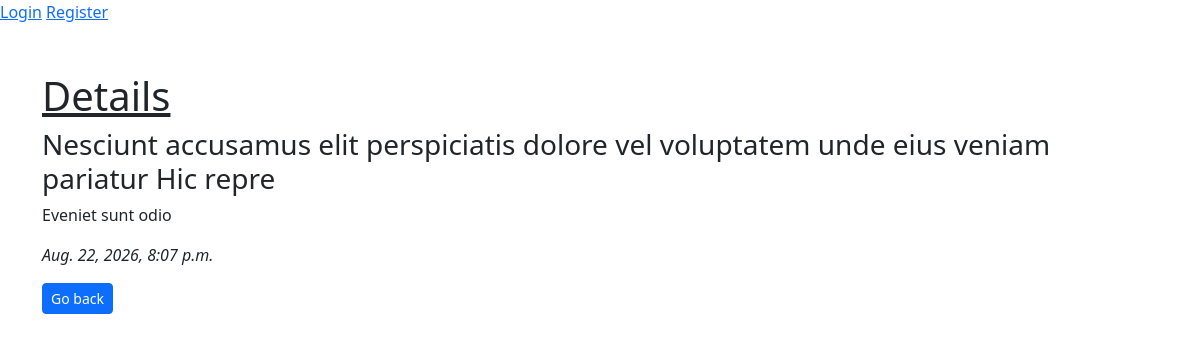
The app's page /todo_details/10 with its own data.
### todoapp/models.py (models this page shows, shortened)
class Todo(models.Model):
    title = models.CharField(max_length=100)
    description = models.TextField()
    created_at = models.DateTimeField(auto_now=True)
    updated_at = models.DateTimeField(auto_now_add=True)
    images=models.ImageField(upload_to="todo_images/", null=True, blank=True)
    author = models.ForeignKey(User, on_delete=models.CASCADE)
    class Meta:
        ordering = ['-created_at']

### todoapp/views.py (the view)
# urls.py: path("todo_details/<int:pk>", views.todo_details, name="todo_details"),
def todo_details(request, pk):
    todo_details = get_object_or_404(Todo, pk=pk)
    return render(request, "todo/todo_details.html", {'todo_details': todo_details})

### todoapp/templates/todo/todo_details.html
{% extends "base.html" %}
{% block content %}
<h1 style="text-decoration: underline;">Details</h1>
<h3>{{todo_details.title}}</h3>
<p>{{todo_details.description}}</p>
<i>{{todo_details.created_at}}</i>
<div class="mt-3"><a href="{% url "index" %}" class="btn btn-sm btn-primary">Go back</a></div>
{% endblock content %}

### records on screen
Todo: title "Nesciunt accusamus elit perspiciatis dolore vel voluptatem unde eius veniam pariatur Hic repre", description "Eveniet sunt odio", created_at "Aug. 22, 2026, 8:07 p.m."
